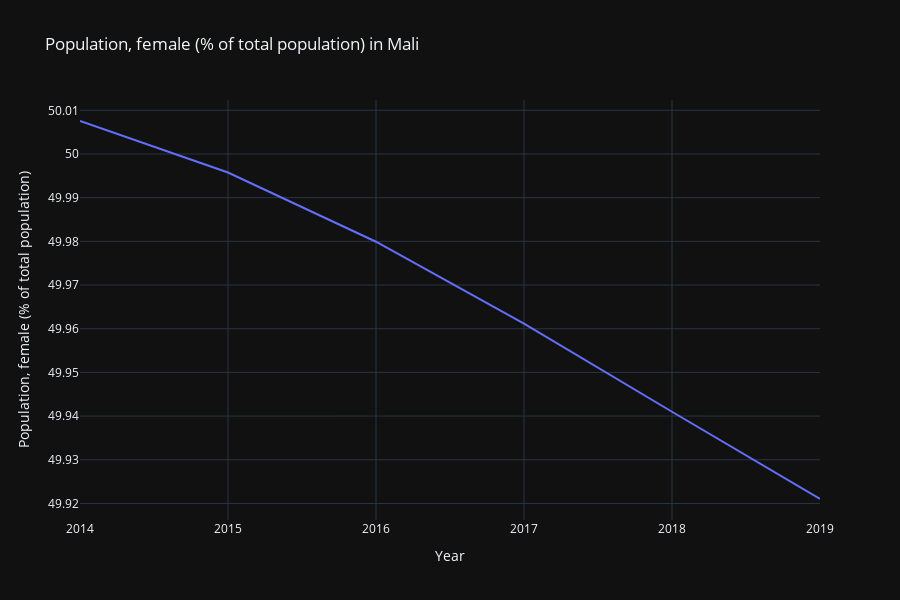

Here is the notebook cell this chart was saved with:
### Code cell
fig = px.line(
    df_female_mali,
    x= "Year",
    labels={"value":"Population, female (% of total population)"},
    y= "value",
    height= 600,
    template=list(plotly.io.templates.keys())[5],
    title= "Population, female (% of total population) in Mali"
)

fig.update_layout(showlegend= False)
fig.show()

### Figure 1 — Plotly figure (JSON) as saved in the notebook; plotly's stock layout.template omitted (floating-point values rounded to 4 significant figures)
{"data": [{"hovertemplate": "Year=%{x}<br>Population, female (% of total population)=%{y}<extra></extra>", "legendgroup": "", "line": {"color": "#636efa", "dash": "solid"}, "marker": {"symbol": "circle"}, "mode": "lines", "name": "", "orientation": "v", "showlegend": false, "type": "scatter", "x": [2014, 2015, 2016, 2017, 2018, 2019], "xaxis": "x", "y": [50.01, 50.0, 49.98, 49.96, 49.94, 49.92], "yaxis": "y"}], "layout": {"height": 600, "legend": {"tracegroupgap": 0}, "showlegend": false, "title": {"text": "Population, female (% of total population) in Mali"}, "xaxis": {"anchor": "y", "domain": [0, 1], "title": {"text": "Year"}}, "yaxis": {"anchor": "x", "domain": [0, 1], "title": {"text": "Population, female (% of total population)"}}}}
